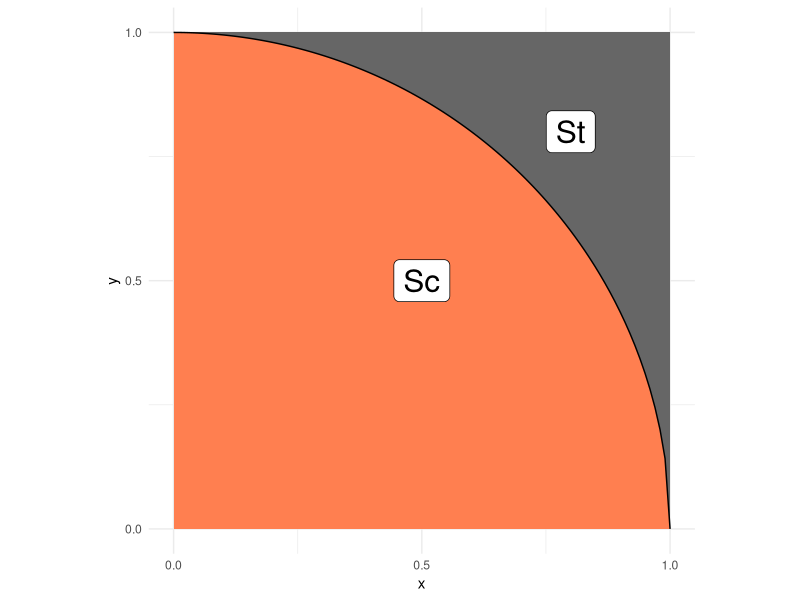
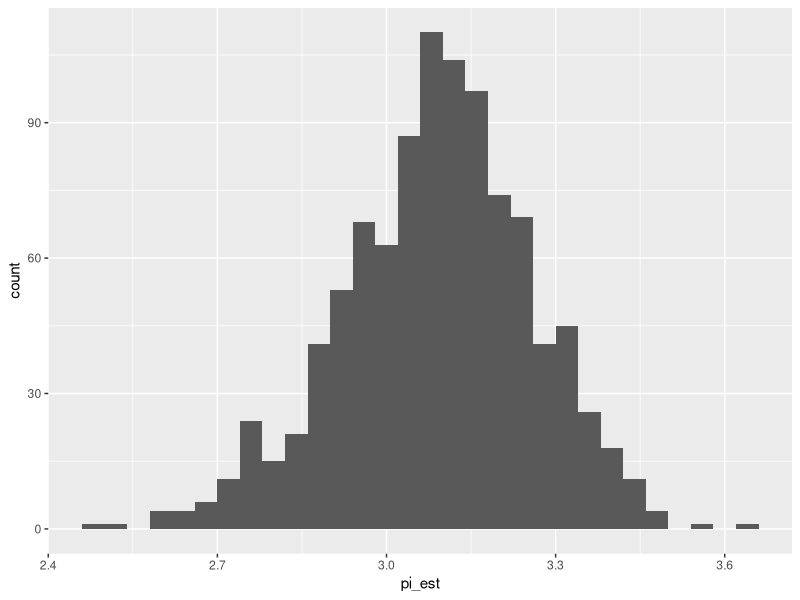

Write R code to recreate these figures, in order.
## ---- chunk 1
library(tidyverse)
library(rsample)
## ---- chunk 2
## NOTE: No need to edit; this visual helps explain the pi estimation scheme
tibble(x = seq(0, 1, length.out = 100)) %>%
  mutate(y = sqrt(1 - x^2)) %>%

  ggplot(aes(x, y)) +
  annotate(
    "rect",
    xmin = 0, ymin = 0, xmax = 1, ymax = 1,
    fill = "grey40",
    size = 1
  ) +
  geom_ribbon(aes(ymin = 0, ymax = y), fill = "coral") +
  geom_line() +
  annotate(
    "label",
    x = 0.5, y = 0.5, label = "Sc",
    size = 8
  ) +
  annotate(
    "label",
    x = 0.8, y = 0.8, label = "St",
    size = 8
  ) +
  scale_x_continuous(breaks = c(0, 1/2, 1)) +
  scale_y_continuous(breaks = c(0, 1/2, 1)) +
  theme_minimal() +
  coord_fixed()
## ---- chunk 3
## TASK: Choose a sample size and generate samples
n <- 100 # Choose a sample size
df_q1 <- tibble(x = runif(n, min = 0, max = 1), y = runif(n, min = 0, max = 1)) # Generate the data
## ---- chunk 4
## NOTE: Do not edit this code
# Correct sample size
assertthat::assert_that(
  dim(df_q1) %>% 
    .[[1]] == n,
  msg = "The sample size should be `n`"
)
# Correct column names
assertthat::assert_that(
  setequal(names(df_q1), c("x", "y")),
  msg = "df_q1 must include the columns `x` and `y`"
)
print("Good")
## ---- chunk 5
## TASK: Finish implementing this function
stat <- function(x, y) {
  # # TODO: Finish implementing this function
  rad = x^2 + y^2

  ifelse(rad<=1,4,0)
}
## ---- chunk 6
## TASK: Finish writing these assert statements

# Check the value for points *inside* the circle
assertthat::assert_that(
   tibble(x = 0, y = 0) %>% # Pick a point *inside* the circle
    mutate(stat = stat(x, y)) %>% 
    pull(stat) %>% 
    .[[1]] == 4,
  # ???, # Write the correct value of stat() here
  msg = "Incorrect value when a point is inside the circle"
)

# Check the value for points *outside* the circle
assertthat::assert_that(
  tibble(x = 1, y = 1) %>% # Pick a point *outside* the circle
    mutate(stat = stat(x, y)) %>% 
    pull(stat) %>% 
    .[[1]] == 0,
  # ???, # Write the correct value of stat() here
  msg = "Incorrect value when a point is outside the circle"
)
print("Your assertions passed, but make sure they're checking the right thing!")
## ---- chunk 7
## TASK: Estimate pi using your data from q1
df_q3 <- 
  df_q1 %>% 
    summarise(pi_est = mean(stat(x,y)))
  # TODO: Estimate pi as the column `pi_est`
df_q3
## ---- chunk 8
## NOTE: Do not edit this code
# Correct sample size
assertthat::assert_that(
  dim(df_q3) %>% 
    .[[1]] == 1,
  msg = "This result should have just one row"
)
# Correct column names
assertthat::assert_that(
  setequal(names(df_q3), c("pi_est")),
  msg = "df_q3 must include the column `pi_est`"
)
print("Good")
## ---- chunk 9
## TASK: Finish the code below
df_q4 <- 
  df_q1 %>% 
  bootstraps(., times = 1000) %>% 
  mutate(
    pi_est = map_dbl(
      splits,
      function(split_df) {
        analysis(split_df) %>% 
          # Estimate pi (pi_est) using the resampled data;
          # this should be *identical* to the
          # code you wrote for q3
          summarise(pi_est = mean(stat(x,y))) %>% 
          pull(pi_est)
      }
    )
  )

## NOTE: Do not edit; use this to visualize your results
df_q4 %>% 
  ggplot(aes(pi_est)) +
  geom_histogram()
## ---- chunk 10
## TASK: Compute a bootstrap confidence interval at the 95% level (alpha = 0.05)
df_q5 <- 
  df_q4 %>% 
  summarize(
    # TODO: Compute pi_lo and pi_up
    alpha = .05,
    pi_lo = quantile(pi_est, alpha/2),
    pi_up = quantile(pi_est, 1-alpha/2)
  )

df_q5
## ---- chunk 11
df_q1 %>%
  mutate(stat_val = stat(x,y)) %>% 
  summarise(mean = mean(stat_val), sd = sd(stat_val)) %>% 
  mutate(
    lo = mean - 1.96*sd/sqrt(n),
    up = mean + 1.96*sd/sqrt(n)
  ) %>% 
  glimpse()
  
